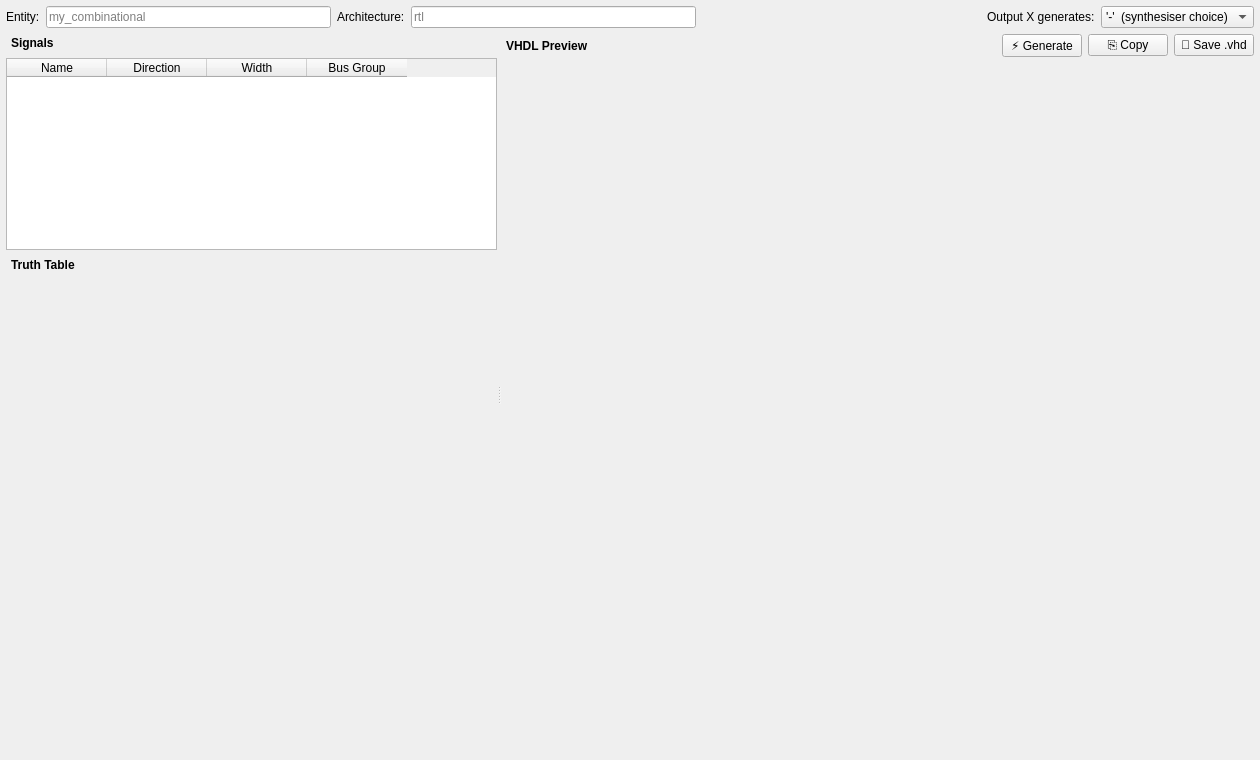
<?xml version="1.0" encoding="UTF-8"?>
<ui version="4.0">
 <class>CombinationalWidget</class>
 <widget class="QWidget" name="CombinationalWidget">
  <property name="geometry">
   <rect><x>0</x><y>0</y><width>1260</width><height>760</height></rect>
  </property>
  <layout class="QVBoxLayout" name="mainLayout">
   <property name="leftMargin"><number>6</number></property>
   <property name="topMargin"><number>6</number></property>
   <property name="rightMargin"><number>6</number></property>
   <property name="bottomMargin"><number>6</number></property>
   <property name="spacing"><number>6</number></property>

   <!-- Toolbar row -->
   <item>
    <layout class="QHBoxLayout" name="toolbarLayout">
     <item>
      <widget class="QLabel" name="labelEntityName">
       <property name="text"><string>Entity:</string></property>
      </widget>
     </item>
     <item>
      <widget class="QLineEdit" name="lineEditEntityName">
       <property name="placeholderText"><string>my_combinational</string></property>
       <property name="maximumWidth"><number>180</number></property>
      </widget>
     </item>
     <item>
      <widget class="QLabel" name="labelArchName">
       <property name="text"><string>Architecture:</string></property>
      </widget>
     </item>
     <item>
      <widget class="QLineEdit" name="lineEditArchName">
       <property name="placeholderText"><string>rtl</string></property>
       <property name="maximumWidth"><number>140</number></property>
      </widget>
     </item>
     <item>
      <spacer>
       <property name="orientation">
        <enum>Qt::Horizontal</enum>
       </property>
       <property name="sizeHint" stdset="0">
        <size><width>40</width><height>20</height></size>
       </property>
      </spacer>
     </item>
     <item>
      <widget class="QLabel" name="labelDontCare">
       <property name="text"><string>Output X generates:</string></property>
       <property name="toolTip"><string>How output don't-care cells (X) are emitted in the VHDL when-else</string></property>
      </widget>
     </item>
     <item>
      <widget class="QComboBox" name="comboDontCare">
       <property name="minimumWidth"><number>210</number></property>
       <property name="toolTip"><string>How output don't-care cells (X) are emitted in the VHDL when-else</string></property>
       <item><property name="text"><string>'-'  (synthesiser choice)</string></property></item>
       <item><property name="text"><string>'1'  (cover the minterm)</string></property></item>
       <item><property name="text"><string>'0'  (don't cover)</string></property></item>
      </widget>
     </item>
    </layout>
   </item>

   <!-- Main splitter: left = table, right = VHDL preview -->
   <item>
    <widget class="QSplitter" name="splitterMain">
     <property name="orientation"><enum>Qt::Horizontal</enum></property>
     <property name="childrenCollapsible"><bool>false</bool></property>

     <!-- Left panel: signal list + truth table -->
     <widget class="QWidget" name="leftPanel">
      <layout class="QVBoxLayout" name="leftLayout">
       <property name="leftMargin"><number>0</number></property>
   <property name="topMargin"><number>0</number></property>
   <property name="rightMargin"><number>0</number></property>
   <property name="bottomMargin"><number>0</number></property>
       <item>
        <widget class="QLabel" name="labelSignals">
         <property name="text"><string>Signals</string></property>
         <property name="styleSheet"><string>font-weight: bold; padding: 2px;</string></property>
        </widget>
       </item>
       <item>
        <!-- Signal manager table -->
        <widget class="QTableWidget" name="tableSignals">
         <property name="sizePolicy">
          <sizepolicy hsizetype="Expanding" vsizetype="Fixed">
           <horstretch>0</horstretch><verstretch>0</verstretch>
          </sizepolicy>
         </property>
         <property name="maximumHeight"><number>150</number></property>
         <property name="selectionBehavior"><enum>QAbstractItemView::SelectRows</enum></property>
         <property name="selectionMode"><enum>QAbstractItemView::ExtendedSelection</enum></property>
         <column><property name="text"><string>Name</string></property></column>
         <column><property name="text"><string>Direction</string></property></column>
         <column><property name="text"><string>Width</string></property></column>
         <column><property name="text"><string>Bus Group</string></property></column>
        </widget>
       </item>
       <item>
        <widget class="QLabel" name="labelTruthTable">
         <property name="text"><string>Truth Table</string></property>
         <property name="styleSheet"><string>font-weight: bold; padding: 2px;</string></property>
        </widget>
       </item>
       <item>
        <!-- Truth table: promoted widget -->
        <widget class="TruthTableWidget" name="truthTableWidget" native="true">
         <property name="sizePolicy">
          <sizepolicy hsizetype="Expanding" vsizetype="Expanding">
           <horstretch>0</horstretch><verstretch>0</verstretch>
          </sizepolicy>
         </property>
        </widget>
       </item>
      </layout>
     </widget>

     <!-- Right panel: VHDL preview -->
     <widget class="QWidget" name="rightPanel">
      <layout class="QVBoxLayout" name="rightLayout">
       <property name="leftMargin"><number>0</number></property>
   <property name="topMargin"><number>0</number></property>
   <property name="rightMargin"><number>0</number></property>
   <property name="bottomMargin"><number>0</number></property>
       <item>
        <layout class="QHBoxLayout" name="previewToolbar">
         <item>
          <widget class="QLabel" name="labelPreview">
           <property name="text"><string>VHDL Preview</string></property>
           <property name="styleSheet"><string>font-weight: bold; padding: 2px;</string></property>
          </widget>
         </item>
         <item>
      <spacer>
       <property name="orientation">
        <enum>Qt::Horizontal</enum>
       </property>
       <property name="sizeHint" stdset="0">
        <size><width>40</width><height>20</height></size>
       </property>
      </spacer>
     </item>
         <item>
          <widget class="QPushButton" name="btnGenerate">
           <property name="text"><string>⚡ Generate</string></property>
          </widget>
         </item>
         <item>
          <widget class="QPushButton" name="btnCopyVHDL">
           <property name="text"><string>⎘ Copy</string></property>
          </widget>
         </item>
         <item>
          <widget class="QPushButton" name="btnSaveVHDL">
           <property name="text"><string>💾 Save .vhd</string></property>
          </widget>
         </item>
        </layout>
       </item>
       <item>
        <!-- VHDL preview: promoted widget -->
        <widget class="VHDLPreviewWidget" name="vhdlPreviewWidget" native="true">
         <property name="sizePolicy">
          <sizepolicy hsizetype="Expanding" vsizetype="Expanding">
           <horstretch>0</horstretch><verstretch>0</verstretch>
          </sizepolicy>
         </property>
        </widget>
       </item>
      </layout>
     </widget>

    </widget>
   </item>

  </layout>
 </widget>
 <customwidgets>
  <customwidget>
   <class>TruthTableWidget</class>
   <extends>QWidget</extends>
   <header>widgets.truth_table_widget</header>
   <container>0</container>
  </customwidget>
  <customwidget>
   <class>VHDLPreviewWidget</class>
   <extends>QWidget</extends>
   <header>widgets.vhdl_preview_widget</header>
   <container>0</container>
  </customwidget>
 </customwidgets>
 <resources/>
 <connections/>
</ui>
